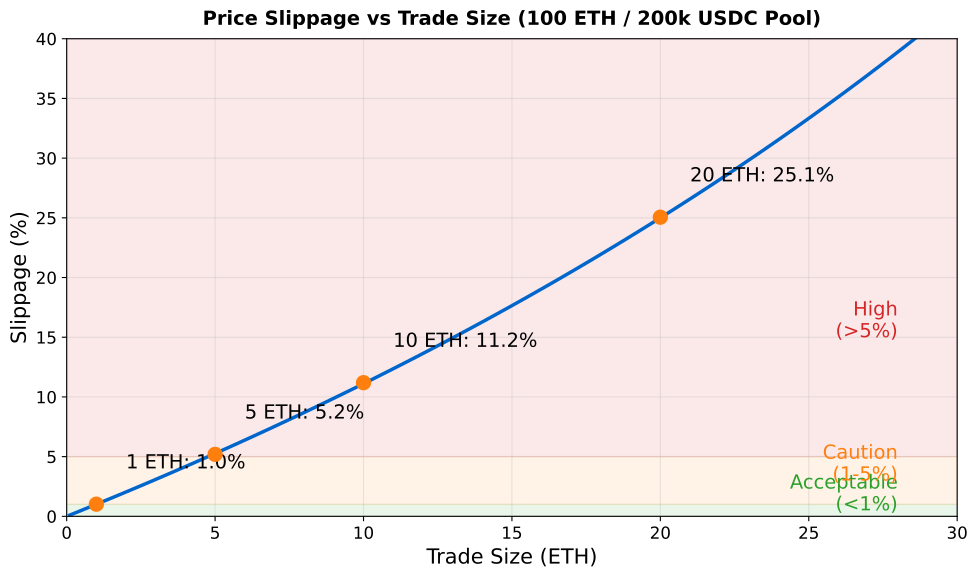

The Python source for this figure:
"""
Slippage vs Trade Size in AMM
Shows non-linear increase in slippage with trade size
"""

import matplotlib.pyplot as plt
import numpy as np
from pathlib import Path

CHART_METADATA = {
    'title': 'Slippage vs Trade Size',
    'url': 'https://github.com/Digital-AI-Finance/Blockchain_Crypto/tree/main/Module_E_DeFi_Ecosystem/L34_AMM_Mechanics/charts/02_slippage_vs_size'
}

plt.rcParams.update({
    'font.size': 14,
    'axes.labelsize': 14,
    'axes.titlesize': 16,
    'xtick.labelsize': 12,
    'ytick.labelsize': 12,
    'legend.fontsize': 12,
    'figure.figsize': (10, 6),
    'figure.dpi': 150
})

MLPURPLE = '#3333B2'
MLBLUE = '#0066CC'
MLORANGE = '#FF7F0E'
MLGREEN = '#2CA02C'
MLRED = '#D62728'

fig, ax = plt.subplots(figsize=(10, 6))

# Pool: 100 ETH, 200,000 USDC, k = 20,000,000
# Initial price: 1 ETH = 2,000 USDC
k = 20_000_000
initial_price = 2000

# Trade sizes (ETH to buy)
trade_sizes = np.linspace(0.1, 30, 100)

# Calculate slippage for each trade size
slippage = []
for trade in trade_sizes:
    new_x = 100 - trade
    new_y = k / new_x
    usdc_cost = new_y - 200000
    avg_price = usdc_cost / trade
    slip = ((avg_price - initial_price) / initial_price) * 100
    slippage.append(slip)

ax.plot(trade_sizes, slippage, '-', color=MLBLUE, linewidth=2.5)

# Highlight key points
key_sizes = [1, 5, 10, 20]
for size in key_sizes:
    idx = np.abs(trade_sizes - size).argmin()
    ax.plot(size, slippage[idx], 'o', color=MLORANGE, markersize=10, zorder=5)
    ax.annotate(f'{size} ETH: {slippage[idx]:.1f}%',
                xy=(size, slippage[idx]), xytext=(size + 1, slippage[idx] + 3),
                fontsize=14, ha='left')

# Add zones
ax.axhspan(0, 1, color=MLGREEN, alpha=0.1)
ax.axhspan(1, 5, color=MLORANGE, alpha=0.1)
ax.axhspan(5, 40, color=MLRED, alpha=0.1)

ax.text(28, 0.5, 'Acceptable\n(<1%)', fontsize=14, ha='right', color=MLGREEN)
ax.text(28, 3, 'Caution\n(1-5%)', fontsize=14, ha='right', color=MLORANGE)
ax.text(28, 15, 'High\n(>5%)', fontsize=14, ha='right', color=MLRED)

ax.set_xlabel('Trade Size (ETH)', fontsize=15)
ax.set_ylabel('Slippage (%)', fontsize=15)
ax.set_xlim(0, 30)
ax.set_ylim(0, 40)

ax.grid(True, alpha=0.3)

ax.set_title('Price Slippage vs Trade Size (100 ETH / 200k USDC Pool)', fontweight='bold', fontsize=14, pad=10)
plt.tight_layout()

output_path = Path(__file__).parent / 'chart.pdf'
plt.savefig(output_path, bbox_inches='tight', dpi=300)
print(f"Chart saved to: {output_path.absolute()}")
plt.close()
